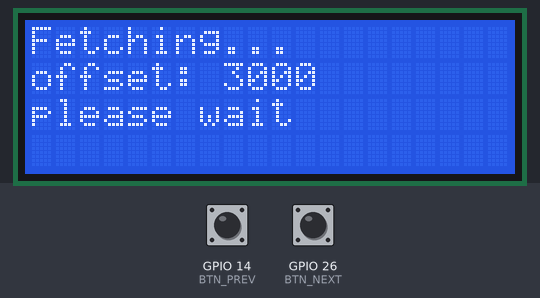
Bench run of a sketch on a simulated ESP32. Parts: 20×4 character LCD. The inputs (shaded band) are chosen by the test bench; at power-on: GPIO 14 (BTN_PREV) HIGH, GPIO 26 (BTN_NEXT) HIGH. WiFi joins after 1.5 s; servers stay silent unless stated; what the sketch prints to the serial monitor is not drawn.

Above: at 4.9 s.
6.3 s: GPIO 14 (BTN_PREV) pulled LOW for 0.15 s
At 8.1 s:
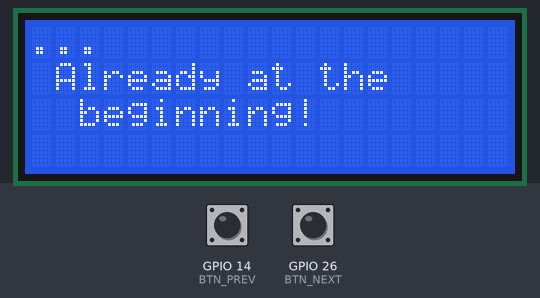
8.6 s: GPIO 26 (BTN_NEXT) pulled LOW for 0.15 s
At 9.5 s:
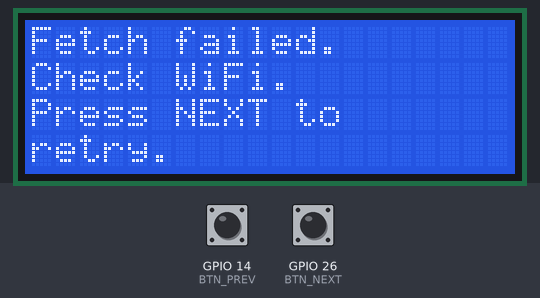
10.3 s: GPIO 14 (BTN_PREV) pulled LOW for 1 s
At 10.7 s:
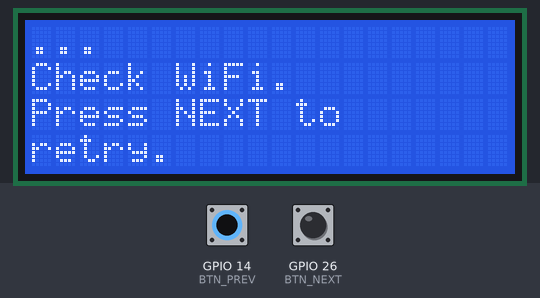
12.8 s: GPIO 14 (BTN_PREV) pulled LOW for 3.2 s
At 14.4 s:
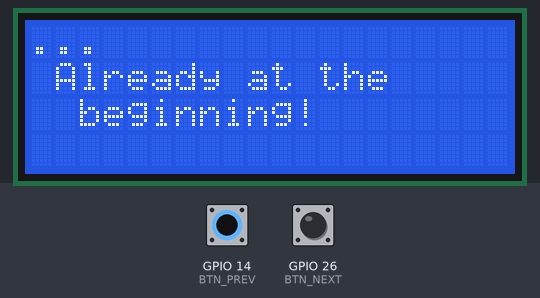
17.5 s: GPIO 26 (BTN_NEXT) pulled LOW for 1 s
At 18.8 s:
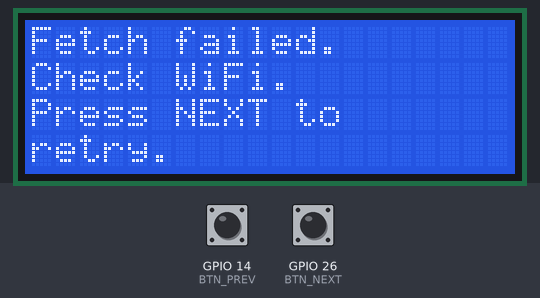
Timing chart, 0 to 20.5 s (numbered marks = the images above; inputs shaded):
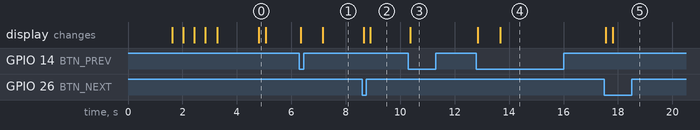

The sketch:

ekindle.ino
```cpp
 /*
 * ESP32 Gutenberg eReader — Plain Text
 * =====================================
 * Fetches Pride & Prejudice from Project Gutenberg
 * and displays it on a 20x4 I2C LCD.
 *
 * BTN_NEXT (26) — next paragraph
 * BTN_PREV (14) — previous paragraph
 *
 * Library needed: LiquidCrystal_I2C (Frank de Brabander)
 */

#include <Wire.h>
#include <LiquidCrystal_I2C.h>
#include <WiFi.h>
#include <HTTPClient.h>

// ----------------------------------------------------
// CONFIG
// ----------------------------------------------------
const char* WIFI_SSID     = "austina_2.4";
const char* WIFI_PASSWORD = "CLFE3BE458";
const char* BOOK_URL      = "https://www.gutenberg.org/cache/epub/1342/pg1342.txt";

// Skip Gutenberg license header, start at actual book text
const int   START_OFFSET  = 3000;
const int   CHUNK_SIZE    = 2000;

// ----------------------------------------------------
// HARDWARE
// ----------------------------------------------------
LiquidCrystal_I2C lcd(0x27, 20, 4);
#define BTN_PREV 14
#define BTN_NEXT 26

// ----------------------------------------------------
// STATE
// ----------------------------------------------------
String  chunkBuffer = "";
int     bufferOffset = START_OFFSET;

#define MAX_PARAS 60
String  paragraphs[MAX_PARAS];
int     totalParas  = 0;
int     paraIndex   = 0;

bool    prevState = HIGH;
bool    nextState = HIGH;

// ----------------------------------------------------
// DISPLAY HELPERS
// ----------------------------------------------------

// Word-wrap text across rows startRow..endRow (inclusive)
void wordWrap(const String& text, int startRow, int endRow) {
  int row = startRow;
  int i   = 0;
  int len = text.length();

  while (row <= endRow && i < len) {
    int   lineLen   = 0;
    int   lastSpace = -1;
    int   j         = i;
    String line     = "";

    while (j < len && lineLen < 20) {
      char c = text[j];
      if (c == '\n') { j++; break; }
      if (c == ' ') lastSpace = lineLen;
      line += c;
      lineLen++;
      j++;
    }

    // Back up to last word boundary if mid-word
    if (lineLen == 20 && j < len && text[j] != ' ' && lastSpace > 0) {
      line = line.substring(0, lastSpace);
      j    = i + lastSpace + 1;
    }

    // Pad to 20 chars to clear old content
    while ((int)line.length() < 20) line += ' ';

    lcd.setCursor(0, row);
    lcd.print(line);
    i = j;
    row++;
  }
}

void lcdMsg(const String& r0, const String& r1 = "", const String& r2 = "", const String& r3 = "") {
  lcd.clear();
  lcd.setCursor(0, 0); lcd.print(r0.substring(0, 20));
  lcd.setCursor(0, 1); lcd.print(r1.substring(0, 20));
  lcd.setCursor(0, 2); lcd.print(r2.substring(0, 20));
  lcd.setCursor(0, 3); lcd.print(r3.substring(0, 20));
}

// ----------------------------------------------------
// PARSE CHUNK INTO PARAGRAPHS
// Split on blank lines; soft-split long ones at 80 chars
// ----------------------------------------------------
void parseChunk() {
  totalParas = 0;
  paraIndex  = 0;

  chunkBuffer.replace("\r\n", "\n");
  chunkBuffer.replace("\r", "\n");

  int start = 0;
  int len   = chunkBuffer.length();
  const int SOFT_LIMIT = 80;

  while (start < len && totalParas < MAX_PARAS) {
    int blankPos = chunkBuffer.indexOf("\n\n", start);
    if (blankPos == -1) blankPos = len;

    String para = chunkBuffer.substring(start, blankPos);
    para.replace("\n", " ");
    para.trim();

    start = blankPos + 2;

    if (para.length() == 0) continue;

    // Soft-split long paragraphs
    while ((int)para.length() > SOFT_LIMIT && totalParas < MAX_PARAS) {
      int cut = SOFT_LIMIT;
      while (cut > 0 && para[cut] != ' ') cut--;
      if (cut == 0) cut = SOFT_LIMIT;
      paragraphs[totalParas++] = para.substring(0, cut);
      para = para.substring(cut + 1);
      para.trim();
    }

    if (para.length() > 0 && totalParas < MAX_PARAS)
      paragraphs[totalParas++] = para;
  }
}


// ----------------------------------------------------
// FETCH CHUNK
// ----------------------------------------------------
bool fetchChunk(int startByte) {
  if (WiFi.status() != WL_CONNECTED) return false;

  lcdMsg("Fetching...", String("offset: ") + startByte, "please wait");

  HTTPClient http;
  http.begin(BOOK_URL);

  char range[64];
  snprintf(range, sizeof(range), "bytes=%d-%d", startByte, startByte + CHUNK_SIZE - 1);
  http.addHeader("Range", range);
  http.addHeader("User-Agent", "ESP32-eReader/1.0");

  int code = http.GET();

  if (code == 206 || code == 200) {
    chunkBuffer  = http.getString();
    bufferOffset = startByte;
    http.end();
    parseChunk();
    return true;
  }

  Serial.print("HTTP error: "); Serial.println(code);
  http.end();
  return false;
}

// ----------------------------------------------------
// DISPLAY CURRENT PARAGRAPH
// All 4 rows used for text — maximum readability
// ----------------------------------------------------
void displayParagraph() {
  String para = (paraIndex < totalParas) ? paragraphs[paraIndex] : String("...");
  wordWrap(para, 0, 3);
}

// ----------------------------------------------------
// NEXT / PREV
// ----------------------------------------------------
void nextParagraph() {
  paraIndex++;
  if (paraIndex >= totalParas) {
    bool ok = fetchChunk(bufferOffset + CHUNK_SIZE);
    if (!ok) {
      lcdMsg("Fetch failed.", "Check WiFi.", "Press NEXT to", "retry.");
      return;
    }
  }
  displayParagraph();
}

void prevParagraph() {
  if (paraIndex > 0) {
    paraIndex--;
    displayParagraph();
    return;
  }
  if (bufferOffset <= START_OFFSET) {
    lcdMsg("", " Already at the", "  beginning!", "");
    delay(800);
    displayParagraph();
    return;
  }
  bool ok = fetchChunk(max(START_OFFSET, bufferOffset - CHUNK_SIZE));
  if (!ok) {
    lcdMsg("Fetch failed.", "Check WiFi.", "", "");
    return;
  }
  paraIndex = totalParas - 1;
  displayParagraph();
}

// ----------------------------------------------------
// WIFI CONNECT
// ----------------------------------------------------
void connectWifi() {
  lcd.clear();
  lcd.setCursor(0, 0); lcd.print("Connecting to WiFi");
  lcd.setCursor(0, 1); lcd.print(String(WIFI_SSID).substring(0, 20));

  WiFi.begin(WIFI_SSID, WIFI_PASSWORD);

  int col = 0;
  unsigned long t = millis();
  while (WiFi.status() != WL_CONNECTED) {
    if (millis() - t > 15000) {
      lcdMsg("WiFi failed!", "Check SSID/pass.", "Restarting...");
      delay(2000);
      ESP.restart();
    }
    lcd.setCursor(col % 20, 2);
    lcd.print(".");
    col++;
    delay(400);
  }

  lcd.clear();
  lcd.setCursor(0, 0); lcd.print("WiFi connected!");
  lcd.setCursor(0, 1); lcd.print(WiFi.localIP().toString());
  lcd.setCursor(0, 2); lcd.print(String("RSSI: ") + WiFi.RSSI() + " dBm");
  delay(1500);
}

// ----------------------------------------------------
// SETUP
// ----------------------------------------------------
void setup() {
  Serial.begin(115200);

  pinMode(BTN_PREV, INPUT_PULLUP);
  pinMode(BTN_NEXT, INPUT_PULLUP);

  lcd.init();
  lcd.backlight();

  lcd.clear();
  lcd.setCursor(3, 1); lcd.print("ESP32 eReader");
  lcd.setCursor(2, 2); lcd.print("Gutenberg Live");
  delay(1500);

  connectWifi();

  bool ok = fetchChunk(START_OFFSET);
  if (!ok) {
    lcdMsg("Fetch failed.", "Check connection.", "Press NEXT to", "retry.");
  } else {
    displayParagraph();
  }
}

// ----------------------------------------------------
// LOOP
// ----------------------------------------------------
void loop() {
  bool prevNow = digitalRead(BTN_PREV);
  bool nextNow = digitalRead(BTN_NEXT);

  if (nextNow == LOW && nextState == HIGH) nextParagraph();
  if (prevNow == LOW && prevState == HIGH) prevParagraph();

  prevState = prevNow;
  nextState = nextNow;

  delay(50);
}
```

Measured:
- after the input at 6.3 s, the display: first changes at once (image 1 shows a later state)
- after the input at 8.6 s, the display: first changes after 0.05 s (image 2 shows a later state)
- after the input at 10.3 s, the display: changes after 0.07 s (image 3)
- after the input at 12.8 s, the display: first changes after 0.05 s (image 4 shows a later state)
- after the input at 17.5 s, the display: first changes after 0.06 s (image 5 shows a later state)
